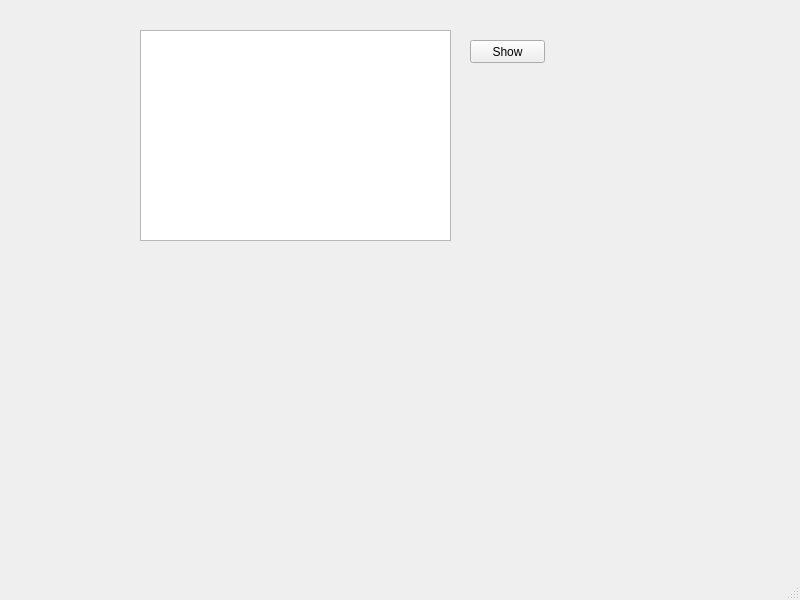
<?xml version="1.0" encoding="UTF-8"?>
<ui version="4.0">
 <class>listitems</class>
 <widget class="QMainWindow" name="listitems">
  <property name="geometry">
   <rect>
    <x>0</x>
    <y>0</y>
    <width>800</width>
    <height>600</height>
   </rect>
  </property>
  <property name="windowTitle">
   <string>MainWindow</string>
  </property>
  <widget class="QWidget" name="centralwidget">
   <widget class="QListWidget" name="listWidget">
    <property name="geometry">
     <rect>
      <x>140</x>
      <y>30</y>
      <width>311</width>
      <height>211</height>
     </rect>
    </property>
   </widget>
   <widget class="QPushButton" name="pushButton">
    <property name="geometry">
     <rect>
      <x>470</x>
      <y>40</y>
      <width>75</width>
      <height>23</height>
     </rect>
    </property>
    <property name="text">
     <string>Show</string>
    </property>
   </widget>
  </widget>
  <widget class="QMenuBar" name="menubar">
   <property name="geometry">
    <rect>
     <x>0</x>
     <y>0</y>
     <width>800</width>
     <height>21</height>
    </rect>
   </property>
  </widget>
  <widget class="QStatusBar" name="statusbar"/>
 </widget>
 <resources/>
 <connections/>
</ui>
